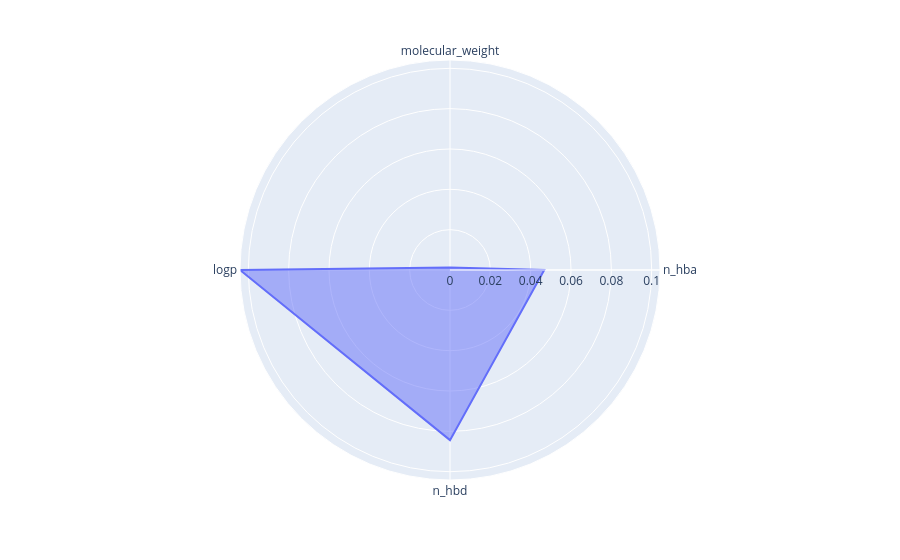

The notebook cell saved with this chart:
### Code cell
import plotly.express as px
import pandas as pd

# If your normalized stats are ready, just pass them in:
# Plotly automatically figures out the angles and layout for you
fig = px.line_polar(molecules_ro5_fulfilled_stats, r = 'mean', theta=molecules_ro5_fulfilled_stats.index, line_close=True) #draw the polygon
fig.update_traces(fill = 'toself') #make changes to polygon you drew with last line of code
fig.show()

### Figure 1 — Plotly figure (JSON) as saved in the notebook; plotly's stock layout.template omitted (floating-point values rounded to 4 significant figures)
{"data": [{"fill": "toself", "hovertemplate": "mean=%{r}<br>index=%{theta}<extra></extra>", "legendgroup": "", "line": {"color": "#636efa", "dash": "solid"}, "marker": {"symbol": "circle"}, "mode": "lines", "name": "", "r": [0.001202, 0.04673, 0.08436, 0.1041, 0.001202], "showlegend": false, "subplot": "polar", "theta": ["molecular_weight", "n_hba", "n_hbd", "logp", "molecular_weight"], "type": "scatterpolar"}], "layout": {"legend": {"tracegroupgap": 0}, "margin": {"t": 60}, "polar": {"angularaxis": {"direction": "clockwise", "rotation": 90}, "domain": {"x": [0, 1], "y": [0, 1]}}}}
